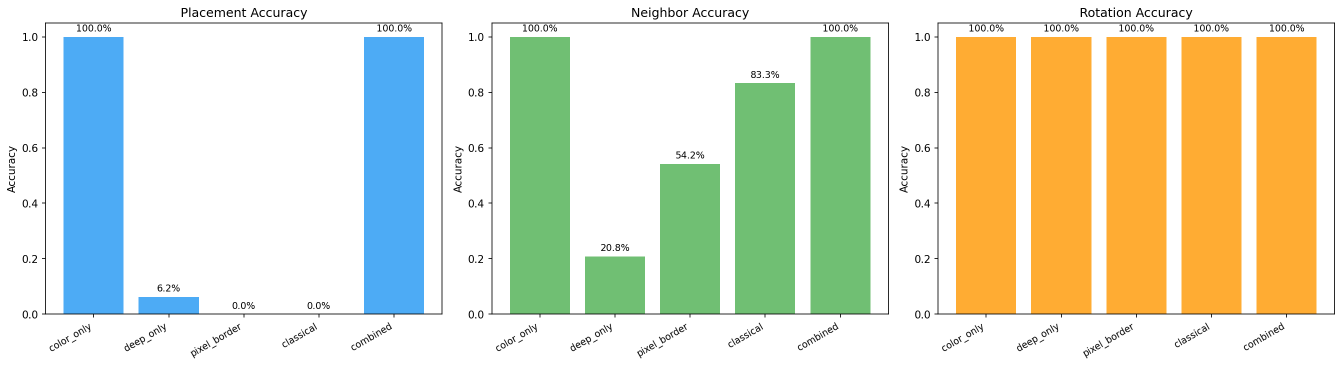
#> input picture feature_comparison_norot (1).png, 2684 x 733 px (shown at 1/2 size)
$ python demo.py --image 'feature_comparison_norot (1).png'   (older library calls are emulated)
#> lines starting #> are read from the running program, lines starting #| are printed output that depends on the picture
#> in run_demo, image is the input picture: shape (733, 2684, 3); mean B, G, R 198.9, 223.4, 221.3
#|   Image size: 2684x733
### puzzle_generator.py
"""
Puzzle Generator Module
========================
Handles image segmentation into tiles, shuffling, rotation, and ground truth storage.
"""

import numpy as np
import cv2
from typing import Tuple, Dict, List, Optional


class PuzzleGenerator:
    """
    Generates a jigsaw puzzle from an input image by:
    1. Partitioning the image into a P x Q grid of tiles.
    2. Applying a random permutation (shuffle) to the tiles.
    3. Optionally rotating each tile by a random multiple of 90 degrees.
    """

    def __init__(self, image: np.ndarray, P: int, Q: int, allow_rotation: bool = True,
                 seed: Optional[int] = None):
        """
        Parameters
        ----------
        image : np.ndarray
            Input image of shape (H, W, C) or (H, W).
        P : int
            Number of rows in the tile grid.
        Q : int
            Number of columns in the tile grid.
        allow_rotation : bool
            Whether to apply random rotations to tiles.
        seed : int or None
            Random seed for reproducibility.
        """
#> called with P = 4, Q = 4, allow_rotation = False, seed = 42
        self.rng = np.random.RandomState(seed)

        # Ensure image is 3-channel
        if image.ndim == 2:
            image = cv2.cvtColor(image, cv2.COLOR_GRAY2BGR)
        self.original_image = image.copy()

        H, W, C = image.shape
        # Crop image so dimensions are divisible by P and Q
        self.H = (H // P) * P
        self.W = (W // Q) * Q
        self.image = image[:self.H, :self.W].copy()
        self.P = P
        self.Q = Q
        self.C = C
        self.N = P * Q
        self.h = self.H // P  # tile height
        self.w = self.W // Q  # tile width
        self.allow_rotation = allow_rotation
        self.ROTATIONS = [0, 90, 180, 270]

        # Ground truth storage
        self.ground_truth_positions = {}   # k -> (r, c)
        self.ground_truth_rotations = {}   # k -> angle in degrees
        self.permutation = None

        # Generated puzzle data
        self.tiles = []           # List of tile images (after shuffle + rotation)
        self.original_tiles = []  # List of tile images (before shuffle + rotation)

    def generate(self) -> List[np.ndarray]:
        """
        Generate the puzzle: extract tiles, shuffle, rotate.

        Returns
        -------
        tiles : list of np.ndarray
            The shuffled (and possibly rotated) tile images.
        """
        # Step 1: Extract tiles from the grid
        self.original_tiles = []
        for r in range(self.P):
            for c in range(self.Q):
                y_start = r * self.h
                y_end = (r + 1) * self.h
                x_start = c * self.w
                x_end = (c + 1) * self.w
                tile = self.image[y_start:y_end, x_start:x_end].copy()
                self.original_tiles.append(tile)
#> after the loop, self.original_tiles = 16 items

        # Step 2: Create ground truth mapping (before shuffle)
        for k in range(self.N):
            r = k // self.Q
            c = k % self.Q
            self.ground_truth_positions[k] = (r, c)

        # Step 3: Generate random permutation
        self.permutation = self.rng.permutation(self.N)

        # Step 4: Apply shuffle and rotation
        self.tiles = []
        for idx, k in enumerate(self.permutation):
            tile = self.original_tiles[k].copy()

            if self.allow_rotation:
                angle = self.ROTATIONS[self.rng.randint(0, 4)]
            else:
                angle = 0

            self.ground_truth_rotations[idx] = angle

            # Rotate tile
            if angle == 90:
                tile = cv2.rotate(tile, cv2.ROTATE_90_COUNTERCLOCKWISE)
            elif angle == 180:
                tile = cv2.rotate(tile, cv2.ROTATE_180)
            elif angle == 270:
                tile = cv2.rotate(tile, cv2.ROTATE_90_CLOCKWISE)

            self.tiles.append(tile)
#> this loop made 16 passes
#> pass 1, in generate, `tile = self.original_tiles[k].copy()`:
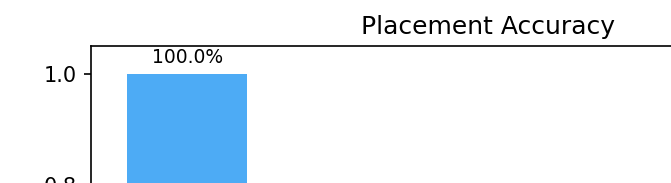
#> tile: shape (183, 671, 3); mean of channels 0, 1, 2 247.9, 240, 230; drawn as B, G, R
#> pass 2, in generate, `tile = self.original_tiles[k].copy()`:
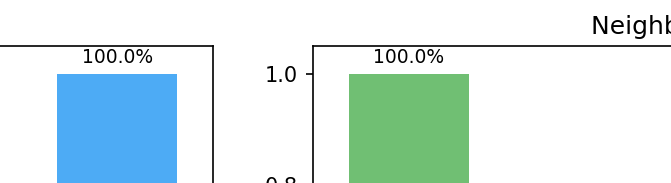
#> tile: shape (183, 671, 3); mean of channels 0, 1, 2 233.5, 233.7, 215.3; drawn as B, G, R
#> after the loop, self.ground_truth_rotations = 16 items; self.tiles = 16 items

        # Update ground truth: for shuffled piece idx, what is its true position?
        self.gt_placement = {}      # shuffled_idx -> (r, c)
        self.gt_orientation = {}    # shuffled_idx -> angle to undo
        for idx, k in enumerate(self.permutation):
            self.gt_placement[idx] = self.ground_truth_positions[k]
            self.gt_orientation[idx] = self.ground_truth_rotations[idx]
#> (the rest of the program and of its run is left out)
